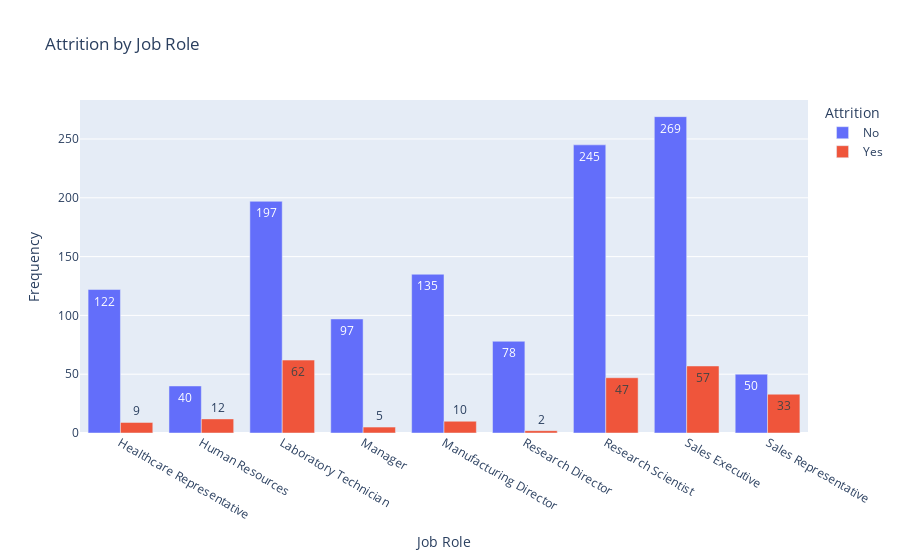

Notebook code cell kept with this figure:
### Code cell
# Attrition by Job Role
fig_role = px.bar(
    df_cleaned.groupby("JobRole")["Attrition"].value_counts().unstack(),
    title="Attrition by Job Role",
    labels={"value": "Frequency", "JobRole": "Job Role"},
    barmode="group",
    color_discrete_sequence=["#636EFA", "#EF553B"],
    text_auto= True
)
fig_role.show()

### Figure 1 — Plotly figure (JSON) as saved in the notebook; plotly's stock layout.template omitted (floating-point values rounded to 4 significant figures)
{"data": [{"alignmentgroup": "True", "hovertemplate": "Attrition=No<br>Job Role=%{x}<br>Frequency=%{y}<extra></extra>", "legendgroup": "No", "marker": {"color": "#636EFA", "pattern": {"shape": ""}}, "name": "No", "offsetgroup": "No", "orientation": "v", "showlegend": true, "textposition": "auto", "texttemplate": "%{y}", "type": "bar", "x": ["Healthcare Representative", "Human Resources", "Laboratory Technician", "Manager", "Manufacturing Director", "Research Director", "Research Scientist", "Sales Executive", "Sales Representative"], "xaxis": "x", "y": [122, 40, 197, 97, 135, 78, 245, 269, 50], "yaxis": "y"}, {"alignmentgroup": "True", "hovertemplate": "Attrition=Yes<br>Job Role=%{x}<br>Frequency=%{y}<extra></extra>", "legendgroup": "Yes", "marker": {"color": "#EF553B", "pattern": {"shape": ""}}, "name": "Yes", "offsetgroup": "Yes", "orientation": "v", "showlegend": true, "textposition": "auto", "texttemplate": "%{y}", "type": "bar", "x": ["Healthcare Representative", "Human Resources", "Laboratory Technician", "Manager", "Manufacturing Director", "Research Director", "Research Scientist", "Sales Executive", "Sales Representative"], "xaxis": "x", "y": [9, 12, 62, 5, 10, 2, 47, 57, 33], "yaxis": "y"}], "layout": {"barmode": "group", "legend": {"title": {"text": "Attrition"}, "tracegroupgap": 0}, "title": {"text": "Attrition by Job Role"}, "xaxis": {"anchor": "y", "domain": [0, 1], "title": {"text": "Job Role"}}, "yaxis": {"anchor": "x", "domain": [0, 1], "title": {"text": "Frequency"}}}}
